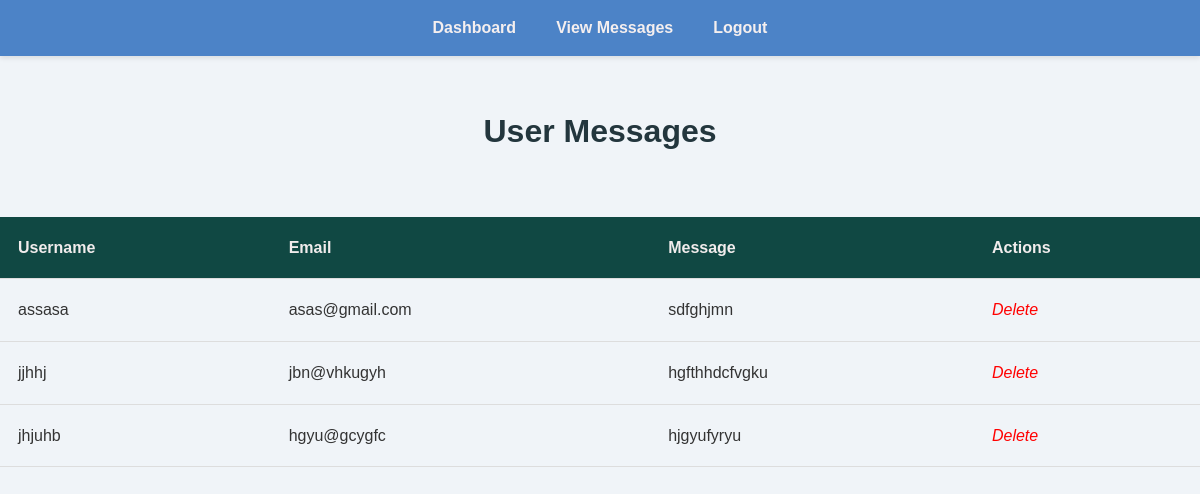
The page /view_fee.php on the database its author committed.
### tables this page shows
CREATE TABLE `feedback` (
  `username` varchar(25) NOT NULL,
  `email` varchar(25) NOT NULL,
  `message` varchar(250) NOT NULL,
  `user_id` int(15) NOT NULL
);

### view_fee.php (the view, shortened to what this page needs)
<?php
$conn = mysqli_connect("localhost", "root", "", "online_library_management_system");
?>
<!DOCTYPE html>
<html lang="en">
<head>
    <link rel="stylesheet" href="view_fee.css">
</head>
<body>
    <nav>
        <ul>
            <li><a href="admin.html">Dashboard</a></li>
            <li><a href="view_fee.php">View Messages</a></li>
            <li><a href="index.html">Logout</a></li>
        </ul>
    </nav>
    <h1>User Messages</h1>
    <table>
        <thead>
            <tr>
                <th>Username</th>
                <th>Email</th>
                <th>Message</th>
                <th>Actions</th>
            </tr>
        </thead>
        <tbody>
            <?php
            $messages = mysqli_query($conn, "SELECT * FROM feedback");
            if (mysqli_num_rows($messages) > 0) {
                while ($row = mysqli_fetch_assoc($messages)) {
                    echo "<tr>
                            <td>{$row['username']}</td>
                            <td>{$row['email']}</td>
                            <td>{$row['message']}</td>
                            <td>
                                <a class='delete-link href='view_fee.php'?}' onclick='return confirm(\"Are you sure you want to delete this message?\");'>Delete</a>
                            </td>
                          </tr>";
                }
            } else {
                echo "<tr><td colspan='4'>No messages found.</td></tr>";
            }
            ?>
        </tbody>
    </table>
</body>
</html>

### view_fee.css (style rules this page uses)
* { margin: 0; padding: 0; box-sizing: border-box; }
body { font-family: Arial, sans-serif; background-color: #f0f4f8; color: #333; line-height: 1.6; }
nav { background-color: #1c4d46; padding: 15px; box-shadow: 0 2px 5px rgba(0, 0, 0, 0.1); }
nav ul { list-style: none; display: flex; justify-content: center; }
nav ul li { margin: 0 20px; }
nav ul li a { color: rgb(245, 239, 239); text-decoration: none; font-weight: bold; }
h1 { text-align: center; color: #23363d; margin: 50px 0; }
table { width: 100%; margin: 60px auto; border-collapse: collapse; }
thead { background-color: #104843; color: rgb(241, 236, 236); }
th, td { padding: 18px; text-align: left; border-bottom: 1px solid #ddd; }
.delete-link { color: red; text-decoration: none; font-style: italic; }

### rows shown on the page
feedback: username "assasa", email "asas@gmail.com", message "sdfghjmn"
feedback: username "jjhhj", email "jbn@vhkugyh", message "hgfthhdcfvgku"
feedback: username "jhjuhb", email "hgyu@gcygfc", message "hjgyufyryu"
